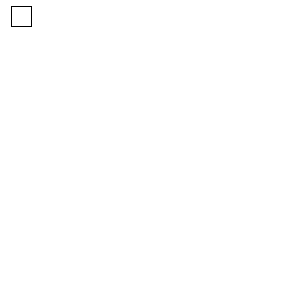
Frame 1 (no input)
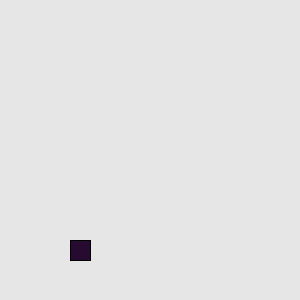
Frame 60 (the mouse pressed at the canvas centre just before this capture)
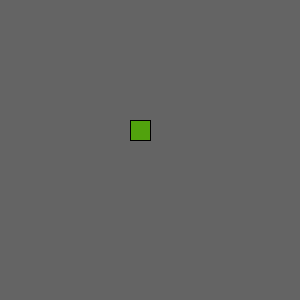
Frame 120 (the mouse held since frame 60 and released just before this capture)

The Processing sketch that drew these frames (run headless with seeded random() and noise(); from frame 60 on, the mouse is pressed at the canvas centre):

// Processing sketch: processing_110805
// ── processing_110805.pde

float posX=10;
float posY=0;
float speedX = 1;
float speedY = 6;
int backgroundColor = 255;


void setup() {
  size(300, 300);
}

void draw() {
  background(backgroundColor);
  posX = posX + speedX;
  posY = posY + speedY;
  



  // draw a circle at x,y with diam of 20
  rect(posX, posY, 20, 20 );
  fill(random(0, 100), random(0, 200), random(0, 75));
  
  
  // move circle to right, or changing it's x coord in pos dir every time
  if(posX <= 0){
    speedX = speedX * -1;
    println( "less than is TRUE!" );
  }
  
  //if circle hits right frame wall, return
  if(posX >= width){
   speedX = speedX * -1;
   println( "greater than is TRUE!" );
  }
  
  //if circle hits max width, move up (increase Y)
  if(posY >= height){
    speedY= speedY* -1;
    backgroundColor = 230;
    println( "greater than is TRUE!" );
  }
  
    if(posY <= 0){
      backgroundColor = 100;
    speedY = speedY * -1;
    println( "less than is TRUE!" );
  }
  
}
